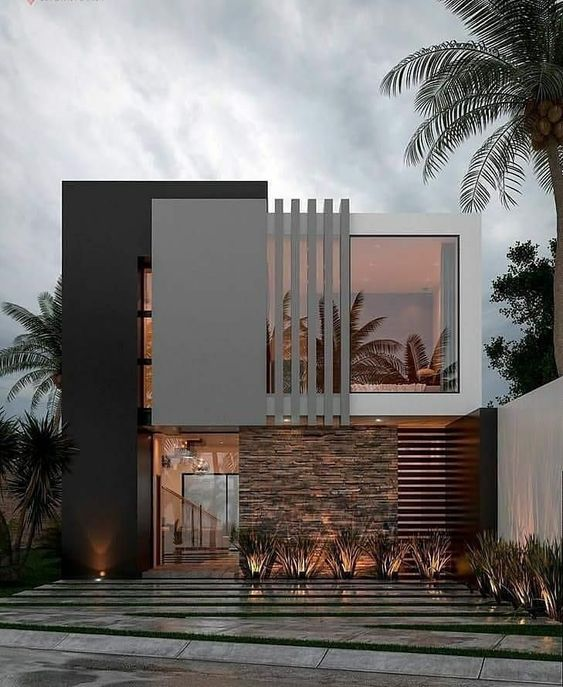
#> input picture images/fachada.jpg, 563 x 687 px
$ python Filtro02.py images/fachada.jpg out.png
#> lines starting #> are read from the running program, lines starting #| are printed output that depends on the picture
from PIL import Image, ImageFilter
import sys

if __name__ == "__main__":
  print(f'Argumentos: {len(sys.argv)}')
  for i, arg in enumerate(sys.argv):
    print(f"argumentos:{i}: {arg}")

img = Image.open(sys.argv[1])
#> img is the input picture: PIL image 563x687 RGB; mean R, G, B 115, 111.2, 108.9

kernel = ImageFilter.Kernel((3,3), (0,1,0,1,-4,1,0,1,0), 1, 0)

img1 = img.filter(kernel)
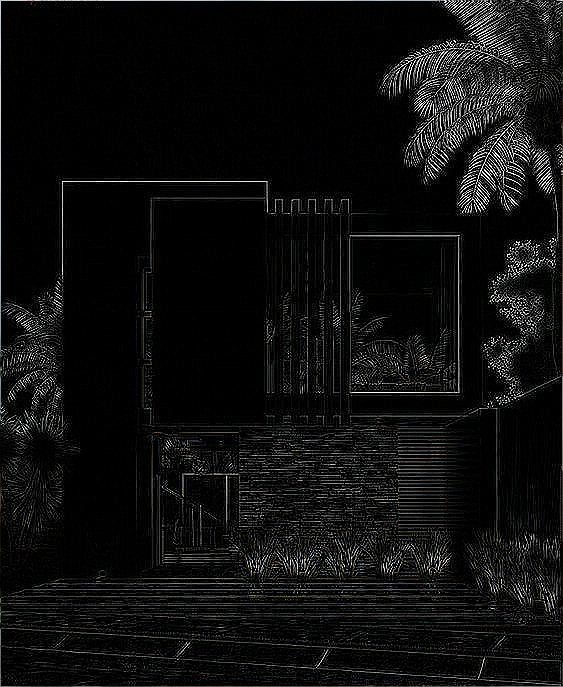
#> img1: PIL image 563x687 RGB; mean R, G, B 15, 15, 14.9

img1.save(sys.argv[2])
